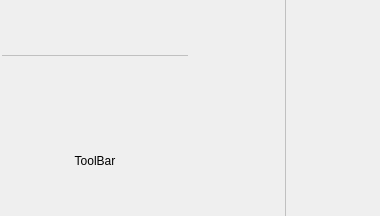
<?xml version="1.0" encoding="UTF-8"?>
<ui version="4.0">
 <class>RibbonButtonGroup</class>
 <widget class="QWidget" name="RibbonButtonGroup">
  <property name="geometry">
   <rect>
    <x>0</x>
    <y>0</y>
    <width>380</width>
    <height>216</height>
   </rect>
  </property>
  <property name="windowTitle">
   <string>Form</string>
  </property>
  <layout class="QGridLayout" name="gridLayout">
   <property name="leftMargin">
    <number>0</number>
   </property>
   <property name="topMargin">
    <number>0</number>
   </property>
   <property name="rightMargin">
    <number>0</number>
   </property>
   <property name="bottomMargin">
    <number>0</number>
   </property>
   <property name="spacing">
    <number>0</number>
   </property>
   <item row="0" column="1">
    <widget class="Line" name="verticalLine">
     <property name="sizePolicy">
      <sizepolicy hsizetype="Preferred" vsizetype="Preferred">
       <horstretch>0</horstretch>
       <verstretch>0</verstretch>
      </sizepolicy>
     </property>
     <property name="styleSheet">
      <string notr="true">color: #c0c0c0;</string>
     </property>
     <property name="frameShadow">
      <enum>QFrame::Plain</enum>
     </property>
     <property name="orientation">
      <enum>Qt::Vertical</enum>
     </property>
    </widget>
   </item>
   <item row="0" column="0">
    <layout class="QVBoxLayout" name="verticalLayout">
     <property name="spacing">
      <number>0</number>
     </property>
     <property name="leftMargin">
      <number>2</number>
     </property>
     <property name="topMargin">
      <number>2</number>
     </property>
     <property name="rightMargin">
      <number>2</number>
     </property>
     <property name="bottomMargin">
      <number>2</number>
     </property>
     <item>
      <layout class="QHBoxLayout" name="horizontalLayout">
       <property name="spacing">
        <number>0</number>
       </property>
      </layout>
     </item>
     <item>
      <widget class="Line" name="horizontalLine">
       <property name="sizePolicy">
        <sizepolicy hsizetype="Preferred" vsizetype="Preferred">
         <horstretch>0</horstretch>
         <verstretch>0</verstretch>
        </sizepolicy>
       </property>
       <property name="styleSheet">
        <string notr="true">color: #c0c0c0;</string>
       </property>
       <property name="frameShadow">
        <enum>QFrame::Plain</enum>
       </property>
       <property name="orientation">
        <enum>Qt::Horizontal</enum>
       </property>
      </widget>
     </item>
     <item>
      <widget class="QLabel" name="label">
       <property name="text">
        <string>ToolBar</string>
       </property>
       <property name="alignment">
        <set>Qt::AlignCenter</set>
       </property>
      </widget>
     </item>
    </layout>
   </item>
  </layout>
 </widget>
 <resources/>
 <connections/>
</ui>
